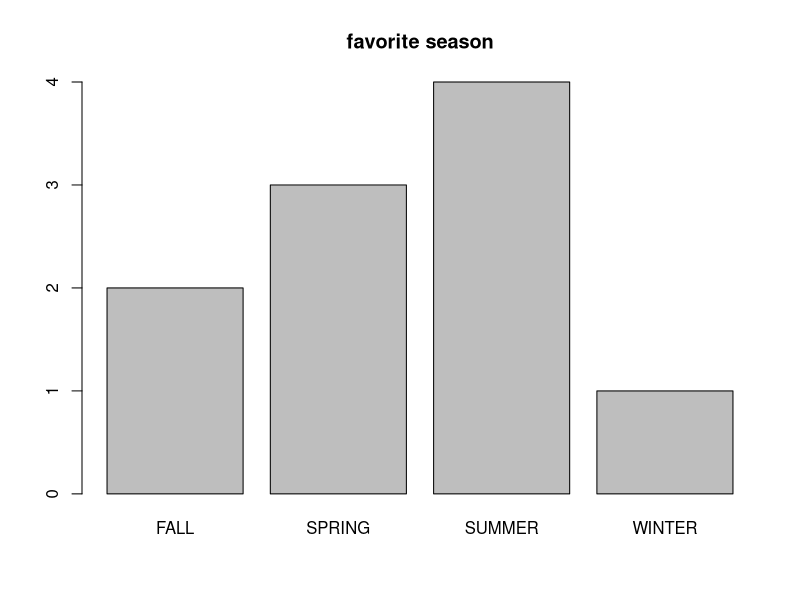
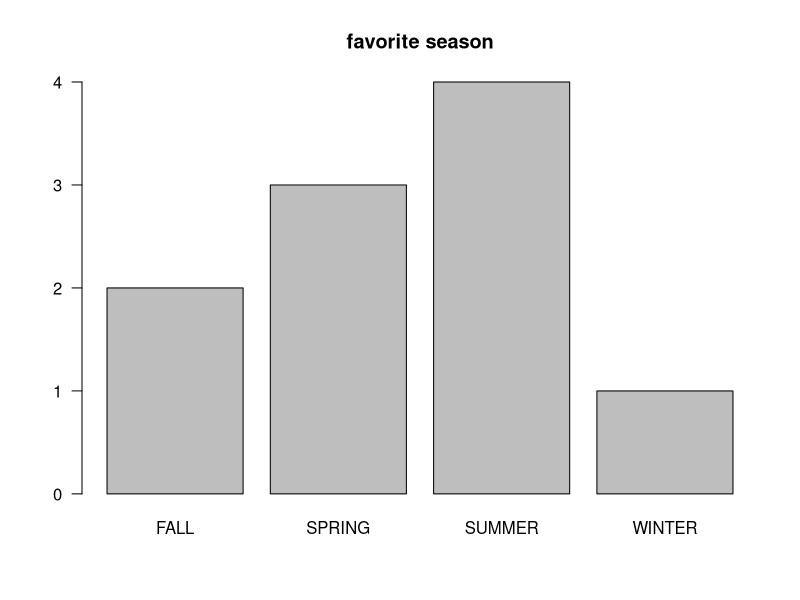
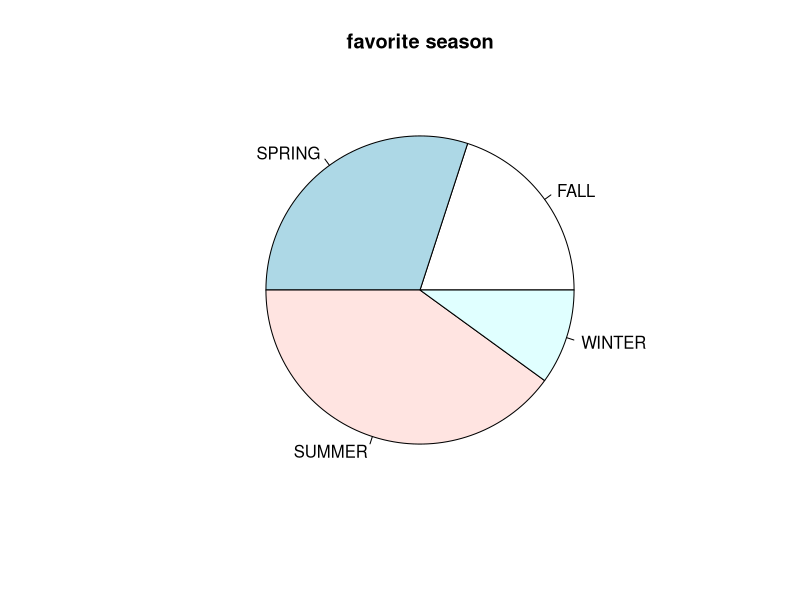
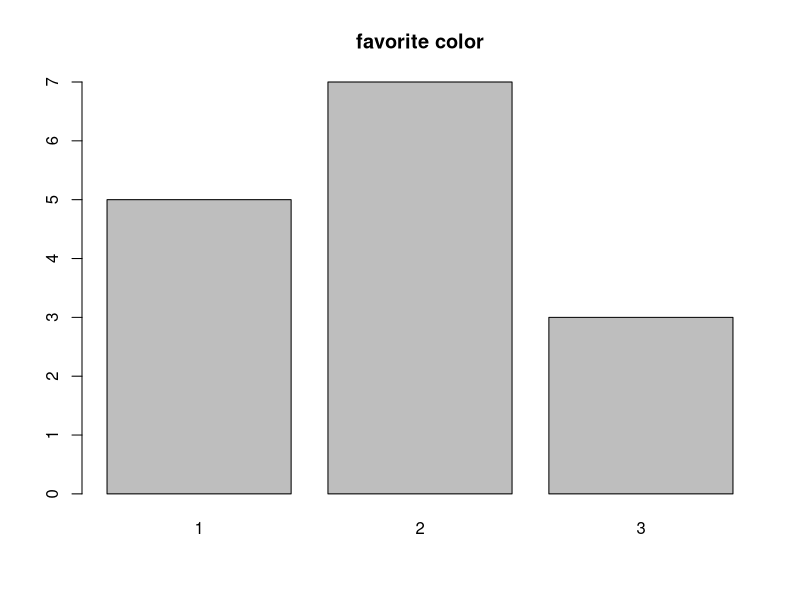
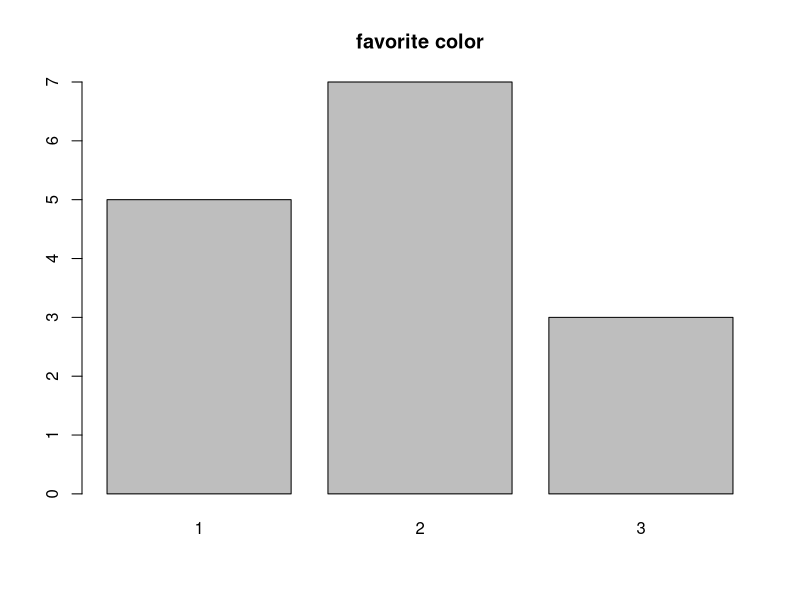
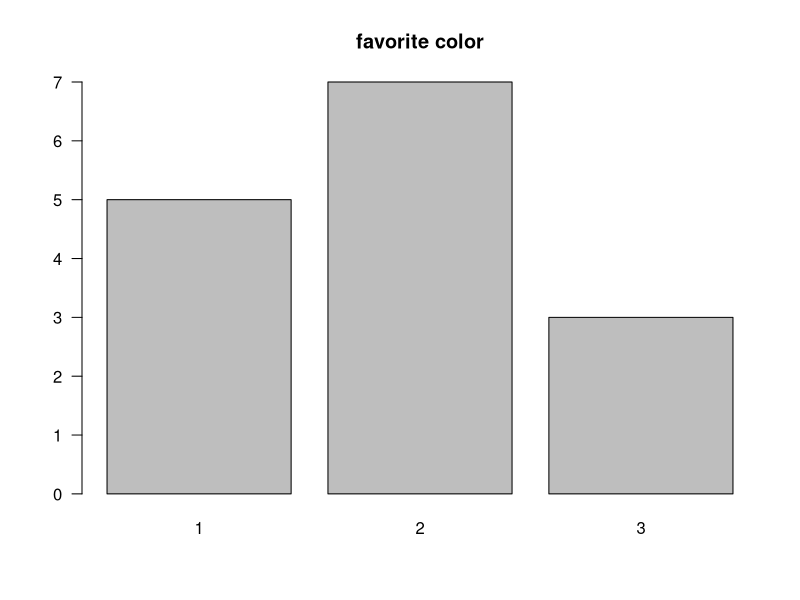
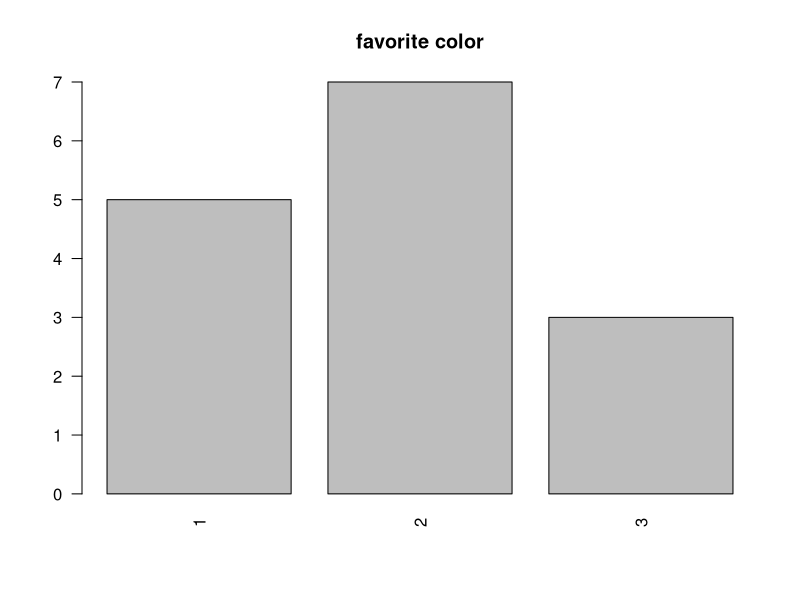
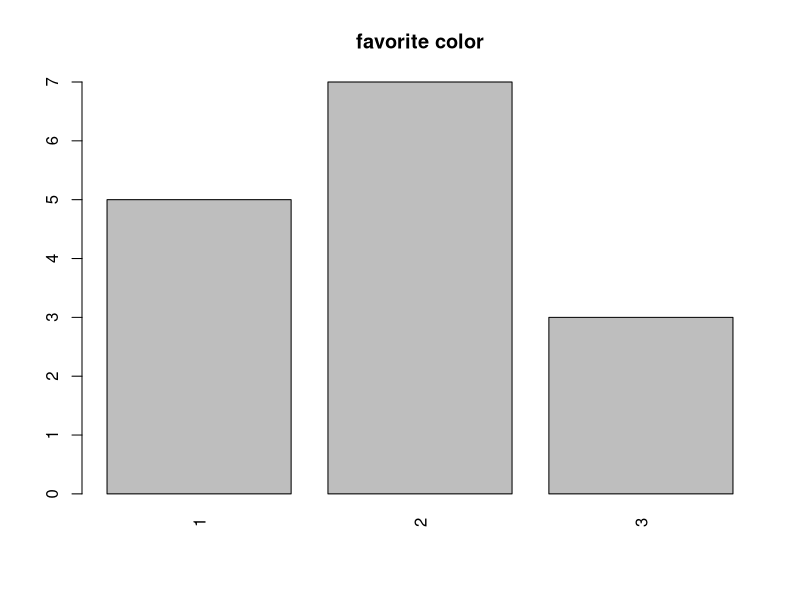

Write R code to recreate these figures, in order.
# 3일차 1교시
# 단원 5

rm(list=ls())

# ----- 5-1.R -----
favorite <- c("WINTER", "SUMMER", "SPRING", "SUMMER", "SUMMER", "FALL", "FALL", "SUMMER", "SPRING", "SPRING")
favorite
table(favorite)
table(favorite)/length(favorite)

# ----- 5-2.R -----
ds <- table(favorite)
ds
barplot(ds, main="favorite season")
barplot(ds, main="favorite season", las=1)

# ----- 5-3.R -----
ds <- table(favorite)
ds
pie(ds, main="favorite season")

# ----- 5-4.R -----
favorite.color <- c(2, 3, 2, 1, 1, 2, 2, 1, 3, 2, 1, 3, 2, 1, 2)
ds <- table(favorite.color)
ds
str(ds)
barplot(ds, main="favorite color")
barplot(ds, main="favorite color", las=0)
barplot(ds, main="favorite color", las=1)
barplot(ds, main="favorite color", las=2)
barplot(ds, main="favorite color", las=3)


colors <- c('green', 'red', 'blue')
names(ds) <- colors
ds
barplot(ds, main="favorite color", col=colors)
pie(ds, main="favorite color", col=colors)




# 문자형 벡터
gender <- c("male", "female", "female", "male", "female")

#factor로 변환
gender_factor <- factor(gender)

print(gender_factor)
levels(gender_factor)

size <- c("small", "large", "medium", "small", "large")
size_factor <- factor(size, levels = c("small", "medium", "large"))
print(size_factor)
levels(size_factor)
nlevels(size_factor)
class(size_factor)

grade <- c("C", "B", "A", "B", "C")
grade_factor <- factor(grade, levels = c("C", "B", "A"), ordered = TRUE)
print(grade_factor)

blood <- c("A", "B", "O", "A", "AB", "O", "A")
blood_factor <- factor(blood)
table(blood_factor)
nlevels(blood_factor)



# ----- 5-5.R -----
weight <- c(60, 62, 64, 65, 68, 69)
weight.heavy <- c(weight, 120)
weight
weight.heavy

mean(weight)
mean(weight.heavy)

median(weight)
median(weight.heavy)

mean(weight, trim=0.2)
mean(weight.heavy, trim=0.2)

# ----- 5-6.R -----
mydata <- c(60, 62, 64, 65, 68, 69, 120)
quantile(mydata)
quantile(mydata, c(.1, .2, .5, .6, .9, 1))
quantile(mydata, (0:10)/10)
summary(mydata)

# ----- 5-7.R -----
mydata <- c(60, 62, 64, 65, 68, 69, 120)
var(mydata)
sd(mydata)
range(mydata)

diff(range(mydata))
diff(c(150, 22))
diff(range(c(150, 22)))
diff(c(10, 100))


# ----- 5-8.R -----
cars
str(cars)
head(cars)

dist <- cars[, 2]
dist
range(dist)
hist(dist,
     main="Histogram for 제동거리",
     xlab="제동거리",
     ylab="빈도수",
     border="blue",
     col="green",
     las=2,
     breaks=2)

hist(dist,
     main="Histogram for 제동거리",
     xlab="제동거리",
     ylab="빈도수",
     border="blue",
     col="green",
     las=2,
     breaks=5)


# ----- 5-9.R -----
dist <- cars[, 2]
boxplot(dist, main="자동차 제동거리")
range(cars[, 2])
quantile(cars[, 2])

boxplot(cars[, 1], main="자동차 속도")
range(cars[, 1])

# ----- 5-10.R -----
boxplot.stats(dist)

# ----- 5-11.R -----
boxplot(Petal.Length~Species, data=iris, main="품종별 꽃잎의 길이")



























